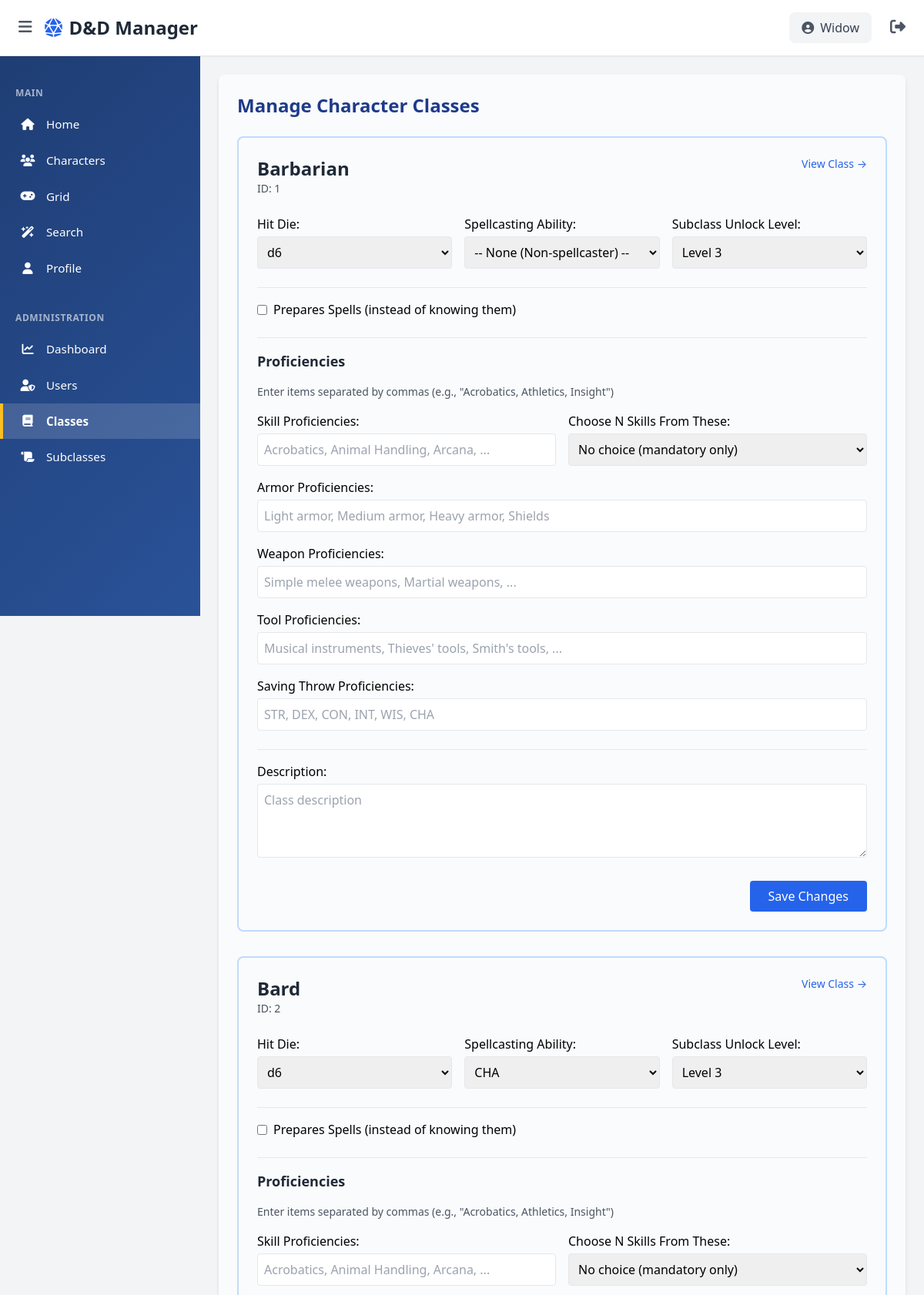
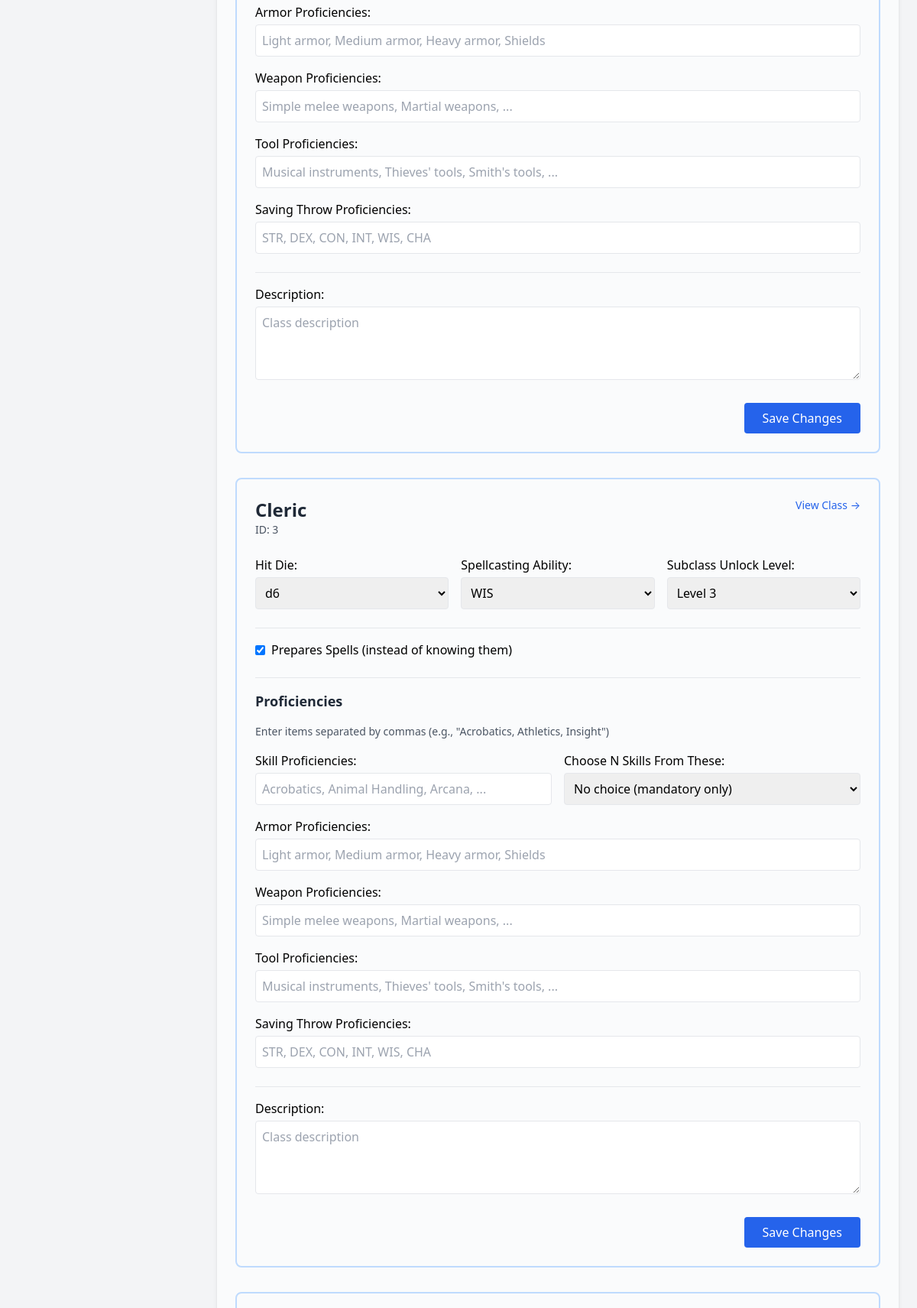
The app's page /admin/classes (signed in, upper part) with its own data (2 pictures, top to bottom).
### app/models/user.py (models this page shows, shortened)
class User(UserMixin, db.Model):
    __tablename__ = 'user'
    id = db.Column(db.Integer, primary_key=True)
    username = db.Column(db.String(80), unique=True, nullable=False, index=True)
    password_hash = db.Column(db.String(200), nullable=False)
    email = db.Column(db.String(120), unique=True, nullable=True, index=True)
    is_admin = db.Column(db.Boolean, default=False)
    created_at = db.Column(db.DateTime, default=datetime.utcnow)
    last_login = db.Column(db.DateTime)
    theme_preference = db.Column(db.String(20), default='light')  # 'light' or 'dark'
    characters = db.relationship("Character", backref="owner", lazy=True, cascade="all, delete-orphan")

### app/models/character_struct.py (models this page shows, shortened)
class CharacterClassModel(db.Model):
    __tablename__ = 'character_classes'
    id = db.Column(db.Integer, primary_key=True)
    name = db.Column(db.String(50), unique=True, nullable=False)
    hit_die = db.Column(db.Integer, nullable=False)
    spellcasting_ability = db.Column(db.String(3))
    prepares_spells = db.Column(db.Boolean, default=False)
    description = db.Column(db.Text)
    subclass_unlock_level = db.Column(db.Integer, default=3)  # Most classes unlock at level 3
    skill_proficiencies = db.Column(db.JSON, default=list)  # e.g., ["Acrobatics", "Athletics"]
    skill_choice_count = db.Column(db.Integer, default=0)  # How many skills to choose from the list
    armor_proficiencies = db.Column(db.JSON, default=list)  # e.g., ["light armor", "medium armor"]
    weapon_proficiencies = db.Column(db.JSON, default=list)  # e.g., ["simple melee weapons"]
    tool_proficiencies = db.Column(db.JSON, default=list)  # e.g., ["musical instruments"]
    saving_throw_proficiencies = db.Column(db.JSON, default=list)  # e.g., ["STR", "CON"]
    spells = db.relationship('Spell', secondary='spell_classes', back_populates='classes')

### app/__init__.py (the view, shortened to what this page needs)
@app.route('/admin/classes', methods=['GET', 'POST'])
@login_required
def admin_classes():
    _require_admin()
    classes = CharacterClassModel.query.order_by(CharacterClassModel.name).all()
    return render_template('admin_classes.html', classes=classes)

### app/__init__.py (called while the page is built)
@login_manager.user_loader
def load_user(user_id):
    return User.query.get(int(user_id))

def _require_admin():
    if not current_user.is_authenticated or not current_user.is_admin:
        abort(403)

### app/templates/admin_classes.html (shortened to what this page needs)
{% extends "base.html" %}
{% block content %}
<div class="max-w-5xl mx-auto shadow-md rounded-lg p-6" style="background-color: #fafbfc;">
    <h1 class="text-2xl font-bold mb-6 text-blue-800">Manage Character Classes</h1>
    {% if classes %}
        <div class="space-y-8">
            {% for cls in classes %}
            <div class="border-2 border-blue-200 rounded-lg p-6">
                <div class="flex justify-between items-start mb-4">
                    <div>
                        <h2 class="text-2xl font-bold text-gray-800">{{ cls.name }}</h2>
                        <p class="text-gray-600 text-sm">ID: {{ cls.id }}</p>
                    </div>
                    <a href="{{ url_for('show_character_class', class_name=cls.name) }}" class="text-blue-600 hover:underline text-sm">View Class →</a>
                </div>
                <form action="{{ url_for('admin_classes') }}" method="post" class="space-y-6">
                    <div class="grid grid-cols-1 md:grid-cols-3 gap-4">
                        <div>
                            <label for="hit_die_{{ cls.id }}" class="block font-medium mb-1">Hit Die:</label>
                            <select name="hit_die" id="hit_die_{{ cls.id }}" class="w-full border rounded p-2">
                                <option value="6" {% if cls.hit_die == 6 %}selected{% endif %}>d6</option>
                            </select>
                        </div>
                        <div>
                            <label for="spellcasting_{{ cls.id }}" class="block font-medium mb-1">Spellcasting Ability:</label>
                            <select name="spellcasting_ability" id="spellcasting_{{ cls.id }}" class="w-full border rounded p-2">
                                <option value="">-- None (Non-spellcaster) --</option>
                                <option value="WIS" {% if cls.spellcasting_ability == 'WIS' %}selected{% endif %}>WIS</option>
                                <option value="CHA" {% if cls.spellcasting_ability == 'CHA' %}selected{% endif %}>CHA</option>
                            </select>
                        </div>
                        <div>
                            <label for="subclass_{{ cls.id }}" class="block font-medium mb-1">Subclass Unlock Level:</label>
                            <select name="subclass_unlock_level" id="subclass_{{ cls.id }}" class="w-full border rounded p-2">
                                <option value="3" {% if cls.subclass_unlock_level == 3 %}selected{% endif %}>Level 3</option>
                            </select>
                        </div>
                    </div>
                    <div class="border-t pt-4">
                        <label class="flex items-center">
                            <input type="checkbox" name="prepares_spells" {% if cls.prepares_spells %}checked{% endif %} class="rounded">
                            <span class="ml-2 font-medium">Prepares Spells (instead of knowing them)</span>
                        </label>
                    </div>
                    <div class="border-t pt-4 space-y-4">
                        <h3 class="text-lg font-semibold text-gray-800">Proficiencies</h3>
                        <p class="text-sm text-gray-600">Enter items separated by commas (e.g., "Acrobatics, Athletics, Insight")</p>
                        <div class="grid grid-cols-1 md:grid-cols-2 gap-4">
                            <div>
                                <label class="block font-medium mb-1">Skill Proficiencies:</label>
                                <input type="text" name="skill_proficiencies" class="w-full border rounded p-2"
                                       value="{{ cls.skill_proficiencies | join(', ') }}"
                                       placeholder="Acrobatics, Animal Handling, Arcana, ...">
                            </div>
                            <div>
                                <label class="block font-medium mb-1">Choose N Skills From These:</label>
                                <select name="skill_choice_count" class="w-full border rounded p-2">
                                    <option value="0" {% if cls.skill_choice_count == 0 %}selected{% endif %}>No choice (mandatory only)</option>
                                </select>
                            </div>
                        </div>
                        <div>
                            <label class="block font-medium mb-1">Armor Proficiencies:</label>
                            <input type="text" name="armor_proficiencies" class="w-full border rounded p-2"
                                   value="{{ cls.armor_proficiencies | join(', ') }}"
                                   placeholder="Light armor, Medium armor, Heavy armor, Shields">
                        </div>
                        <div>
                            <label class="block font-medium mb-1">Weapon Proficiencies:</label>
                            <input type="text" name="weapon_proficiencies" class="w-full border rounded p-2"
                                   value="{{ cls.weapon_proficiencies | join(', ') }}"
                                   placeholder="Simple melee weapons, Martial weapons, ...">
                        </div>
                        <div>
                            <label class="block font-medium mb-1">Tool Proficiencies:</label>
                            <input type="text" name="tool_proficiencies" class="w-full border rounded p-2"
                                   value="{{ cls.tool_proficiencies | join(', ') }}"
                                   placeholder="Musical instruments, Thieves' tools, Smith's tools, ...">
                        </div>
                        <div>
                            <label class="block font-medium mb-1">Saving Throw Proficiencies:</label>
                            <input type="text" name="saving_throw_proficiencies" class="w-full border rounded p-2"
                                   value="{{ cls.saving_throw_proficiencies | join(', ') }}"
                                   placeholder="STR, DEX, CON, INT, WIS, CHA">
                        </div>
                    </div>
                    <div class="border-t pt-4">
                        <label class="block font-medium mb-1">Description:</label>
                        <textarea name="description" class="w-full border rounded p-2 h-24" placeholder="Class description">{{ cls.description or '' }}</textarea>
                    </div>
                    <div class="flex justify-end">
                        <button type="submit" class="bg-blue-600 text-white px-6 py-2 rounded hover:bg-blue-700 font-medium">
                            Save Changes
                        </button>
                    </div>
                </form>
            </div>
            {% endfor %}
        </div>
    {% else %}
        <p class="text-gray-600">No classes found in database.</p>
    {% endif %}
</div>
{% endblock %}

### app/templates/base.html (shortened to what this page needs)
<!DOCTYPE html>
<html lang="en">
<head>
    <link href="https://cdn.jsdelivr.net/npm/tailwindcss@2.2.19/dist/tailwind.min.css" rel="stylesheet">
    <link rel="stylesheet" href="https://cdnjs.cloudflare.com/ajax/libs/font-awesome/6.4.0/css/all.min.css">
</head>
<body class="bg-gray-100 min-h-screen flex flex-col">
    <aside id="sidebar" class="sidebar">
        <nav class="py-4">
            {% if current_user.is_authenticated %}
                <div class="nav-section-title">Main</div>
                <a href="{{ url_for('home') }}" class="nav-item {% if request.endpoint == 'home' %}active{% endif %}">
                    <i class="fas fa-home"></i>
                    <span>Home</span>
                </a>
                <a href="{{ url_for('characters') }}" class="nav-item {% if request.endpoint == 'characters' %}active{% endif %}">
                    <i class="fas fa-users"></i>
                    <span>Characters</span>
                </a>
                <a href="{{ url_for('grid.grid_view', code='test') }}" class="nav-item {% if request.endpoint == 'grid.grid_view' %}active{% endif %}">
                    <i class="fas fa-gamepad"></i>
                    <span>Grid</span>
                </a>
                <a href="{{ url_for('search_page') }}" class="nav-item {% if request.endpoint == 'search_page' %}active{% endif %}">
                    <i class="fas fa-wand-magic-sparkles"></i>
                    <span>Search</span>
                </a>
                <a href="{{ url_for('user_profile') }}" class="nav-item {% if request.endpoint == 'user_profile' %}active{% endif %}">
                    <i class="fas fa-user"></i>
                    <span>Profile</span>
                </a>
                {% if current_user.is_admin %}
                    <div class="nav-section-title mt-4">Administration</div>
                    <a href="{{ url_for('admin_index') }}" class="nav-item {% if request.endpoint == 'admin_index' %}active{% endif %}">
                        <i class="fas fa-chart-line"></i>
                        <span>Dashboard</span>
                    </a>
                    <a href="{{ url_for('admin_users') }}" class="nav-item {% if request.endpoint == 'admin_users' %}active{% endif %}">
                        <i class="fas fa-user-shield"></i>
                        <span>Users</span>
                    </a>
                    <a href="{{ url_for('admin_classes') }}" class="nav-item {% if request.endpoint == 'admin_classes' %}active{% endif %}">
                        <i class="fas fa-book"></i>
                        <span>Classes</span>
                    </a>
                    <a href="{{ url_for('admin_subclasses') }}" class="nav-item {% if request.endpoint == 'admin_subclasses' %}active{% endif %}">
                        <i class="fas fa-scroll"></i>
                        <span>Subclasses</span>
                    </a>
                {% endif %}
            {% endif %}
        </nav>
    </aside>
    <header class="sticky top-0 z-50 bg-white border-b border-gray-200 shadow-sm">
        <div class="flex justify-between items-center p-4">
            <div class="flex items-center gap-2">
                <button id="sidebarToggle" class="sidebar-toggle p-2 hover:bg-gray-100 rounded-lg text-gray-600 hover:text-gray-900 transition">
                    <i class="fas fa-bars text-xl"></i>
                </button>
                <h1 class="text-2xl font-bold text-gray-800 hidden sm:block">
                    <i class="fas fa-dice-d20 text-blue-600 mr-2"></i>D&D Manager
                </h1>
            </div>
            {% if current_user.is_authenticated %}
                <div class="flex items-center gap-4">
                    <div class="flex items-center gap-2 px-4 py-2 bg-gray-100 rounded-lg">
                        <i class="fas fa-user-circle text-gray-600"></i>
                        <span class="text-gray-700 font-medium">{{ current_user.username }}</span>
                    </div>
                    <form method="POST" action="{{ url_for('logout') }}" style="display:inline;">
                        <button type="submit" class="p-2 hover:bg-gray-100 rounded-lg text-gray-600 hover:text-gray-900 transition">
                            <i class="fas fa-sign-out-alt text-xl"></i>
                        </button>
                    </form>
                </div>
            {% endif %}
        </div>
    </header>
    <main class="main-content flex-1 p-6">
        {% block content %}{% endblock %}
    </main>
</body>
</html>

### app/templates/base.html (style rules this page uses)
body { background-color: #f8f9fa; }
.sidebar { position: fixed; left: 0; top: 0; width: 260px; height: 100vh; background: linear-gradient(135deg, #1e3c72 0%, #2a5298 100%); color: white; overflow-y: auto; transition: transform 0.3s ease; z-index: 40; padding-top: 80px; transform: translateX(0); }
.sidebar-toggle { display: block; }
@media (min-width: 768px) { .sidebar { width: 260px; transform: translateX(0) !important; } }
@media (min-width: 768px) { .main-content { margin-left: 260px; } }
.main-content { transition: margin-left 0.3s ease; }
.nav-item { display: flex; align-items: center; padding: 12px 20px; text-white; text-decoration: none; transition: all 0.2s ease; border-left: 4px solid transparent; font-size: 0.95rem; }
.nav-item.active { background-color: rgba(255, 255, 255, 0.15); border-left-color: #fbbf24; font-weight: 600; }
.nav-item i { width: 24px; margin-right: 12px; text-align: center; }
.nav-section-title { padding: 16px 20px 8px; font-size: 0.75rem; font-weight: 700; text-transform: uppercase; color: rgba(255, 255, 255, 0.6); letter-spacing: 0.05em; }
.text-blue-800 { color: #1E3A8A; }

### records on screen
User: username "Widow"
CharacterClassModel: name "Barbarian", id "1", hit_die "d6", subclass_unlock_level "Level 3", skill_choice_count "No choice (mandatory only)"
CharacterClassModel: name "Bard", id "2", hit_die "d6", spellcasting_ability "CHA", subclass_unlock_level "Level 3", skill_choice_count "No choice (mandatory only)"
CharacterClassModel: name "Cleric", id "3", hit_die "d6", spellcasting_ability "WIS", subclass_unlock_level "Level 3", prepares_spells "☑", skill_choice_count "No choice (mandatory only)"
